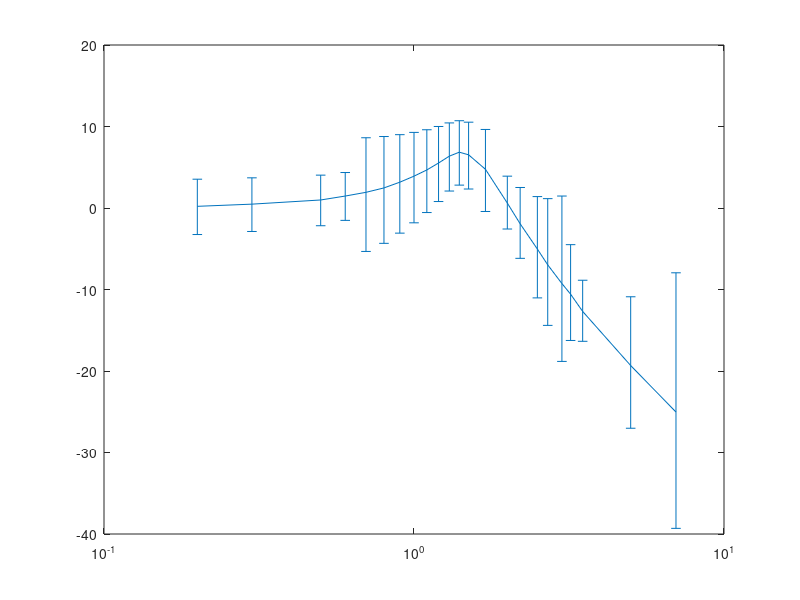

The MATLAB script that drew this image: (Note: this script raises an error after producing the figure.)
close all


data = [0.2,1024,0
	0.3,1056,20
	0.5,1120,20
	0.6,1184,40
	0.7,1248,50
	0.8,1328,60
	0.9,1440,60
	1.0,1568,70
	1.1,1712,80
	1.2,1888,90
	1.3,2080,116
	1.4,2200,136
	1.5,2120,150
	1.7,1728,190
	2.0,1072,180
	2.2,800,180
	2.5,560,160
	2.7,448,150
	3.0,344,150
	3.2,296,150
	3.5,232,130
	5,108,92
	7,56,64];
	%10,28,44

    Vin  = 1000
    
dim = size(data);
freq = zeros(dim(1),1);
mod = zeros(dim(1),1);
phase = zeros(dim(1),1);
for i=1:1:dim
    freq(i)=data(i, 1);
    mod(i)=20*log10(data(i, 2)/Vin);
    phase(i)=-(data(i, 3).*10^-3).*freq(i).*360;
end

disp(mod);
disp(phase);

errorplus = ones(dim(1),1);
errorminus = ones(dim(1),1);

for i=1:1:dim
    if i<5
    errorplus(i) = 20*log10((data(i,2)+ 0.2*200)/Vin) - mod(i);
    errorminus(i) =mod(i) - 20*log10((data(i,2) - 0.2*200)/Vin);
    end
    if i>4
        if i<15
        errorplus(i) = 20*log10((data(i,2)+ 0.2*500)/Vin) - mod(i);
        errorminus(i) =mod(i) - 20*log10((data(i,2) - 0.2*500)/Vin);
        end
    end
    if i>14
        if i<20
        errorplus(i) = -20*log10((data(i,2)+ 0.2*200)/Vin) + mod(i);
        errorminus(i) =-mod(i) + 20*log10((data(i,2) - 0.2*200)/Vin);
        end
    end
    if i>19
        if i<21
        errorplus(i) = -20*log10((data(i,2)+ 0.2*100)/Vin) + mod(i);
        errorminus(i) =-mod(i) + 20*log10((data(i,2) - 0.2*100)/Vin);
        end
    end
    if i>20
        errorplus(i) = -20*log10((data(i,2)+ 0.2*50)/Vin) + mod(i);
        errorminus(i) =-mod(i) + 20*log10((data(i,2) - 0.2*50)/Vin);
    end
        
end

error1 = ones(dim(1),1)*14;

figure(3);

ax = axes();
ln1 = errorbar(freq, mod, errorminus*10, errorplus*10);
set(ax, 'XScale', 'log');

%ln1 = semilogx(freq,mod);
ln1.LineWidth = 1.5;
ln1.Marker = 'o';
title('Magnitude bode plot')
xlabel('Frequency [kHz]') 
ylabel('Magniture [dB]') 
y = mod(2)-3;
%line([10,1000],[y,y],'color', 'red')
%line([freq(10),freq(10)],[5,y],'color', 'red')

figure(4)
%ln2 = semilogx(freq,phase);

ax1 = axes();
ln2 = errorbar(freq, phase, error1);
set(ax1, 'XScale', 'log');

ln2.LineWidth = 1.5;
ln2.Marker = 'o';
title('Phase bode plot')
xlabel('Frequency [kHz]') 
ylabel('Phase [degrees]')
%line([freq(10),freq(10)],[-300,phase(10)],'color', 'red')
%line([10,freq(10)],[phase(10),phase(10)],'color', 'red')
